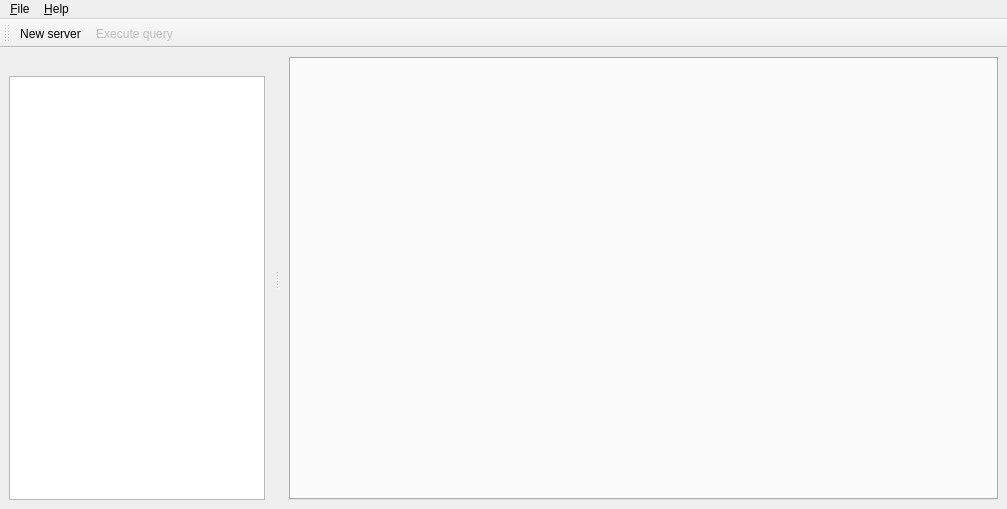
<?xml version="1.0" encoding="UTF-8"?>
<ui version="4.0">
 <class>MainWindow</class>
 <widget class="QMainWindow" name="MainWindow">
  <property name="enabled">
   <bool>true</bool>
  </property>
  <property name="geometry">
   <rect>
    <x>0</x>
    <y>0</y>
    <width>1007</width>
    <height>509</height>
   </rect>
  </property>
  <property name="windowTitle">
   <string>MainWindow</string>
  </property>
  <property name="windowIcon">
   <iconset resource="../Resources/Resources.qrc">
    <normaloff>:/img/mu-logo-100.png</normaloff>:/img/mu-logo-100.png</iconset>
  </property>
  <property name="animated">
   <bool>false</bool>
  </property>
  <widget class="QWidget" name="mp_central_widget">
   <layout class="QVBoxLayout" name="verticalLayout_2">
    <item>
     <layout class="QHBoxLayout" name="horizontalLayout">
      <item>
       <widget class="QTabWidget" name="mp_tabs">
        <property name="sizePolicy">
         <sizepolicy hsizetype="Preferred" vsizetype="Expanding">
          <horstretch>0</horstretch>
          <verstretch>0</verstretch>
         </sizepolicy>
        </property>
        <property name="tabShape">
         <enum>QTabWidget::Rounded</enum>
        </property>
        <property name="currentIndex">
         <number>-1</number>
        </property>
        <property name="tabsClosable">
         <bool>true</bool>
        </property>
        <property name="movable">
         <bool>true</bool>
        </property>
       </widget>
      </item>
     </layout>
    </item>
   </layout>
  </widget>
  <widget class="QMenuBar" name="mp_menubar">
   <property name="geometry">
    <rect>
     <x>0</x>
     <y>0</y>
     <width>1007</width>
     <height>20</height>
    </rect>
   </property>
   <widget class="QMenu" name="mp_menu_help">
    <property name="title">
     <string>&amp;Help</string>
    </property>
    <addaction name="mp_action_about"/>
    <addaction name="mp_action_about_qt"/>
   </widget>
   <widget class="QMenu" name="mp_menu_file">
    <property name="title">
     <string>&amp;File</string>
    </property>
    <addaction name="mp_action_new_server"/>
   </widget>
   <addaction name="mp_menu_file"/>
   <addaction name="mp_menu_help"/>
  </widget>
  <widget class="QToolBar" name="mp_toolbar">
   <property name="windowTitle">
    <string>toolBar</string>
   </property>
   <attribute name="toolBarArea">
    <enum>TopToolBarArea</enum>
   </attribute>
   <attribute name="toolBarBreak">
    <bool>false</bool>
   </attribute>
   <addaction name="mp_action_new_server"/>
   <addaction name="mp_action_exec_query"/>
  </widget>
  <widget class="QDockWidget" name="mp_dock_widget_servers">
   <property name="floating">
    <bool>false</bool>
   </property>
   <property name="features">
    <set>QDockWidget::DockWidgetMovable</set>
   </property>
   <attribute name="dockWidgetArea">
    <number>1</number>
   </attribute>
   <widget class="QWidget" name="mp_dock_container">
    <layout class="QVBoxLayout" name="verticalLayout">
     <item>
      <widget class="QListView" name="mp_list_servers">
       <property name="sizePolicy">
        <sizepolicy hsizetype="Minimum" vsizetype="Expanding">
         <horstretch>0</horstretch>
         <verstretch>0</verstretch>
        </sizepolicy>
       </property>
       <property name="minimumSize">
        <size>
         <width>200</width>
         <height>0</height>
        </size>
       </property>
       <property name="baseSize">
        <size>
         <width>200</width>
         <height>0</height>
        </size>
       </property>
      </widget>
     </item>
    </layout>
   </widget>
  </widget>
  <action name="mp_action_about_qt">
   <property name="text">
    <string>About &amp;Qt...</string>
   </property>
  </action>
  <action name="mp_action_new_server">
   <property name="icon">
    <iconset theme="list-add">
     <normaloff/>
    </iconset>
   </property>
   <property name="text">
    <string>&amp;New server...</string>
   </property>
   <property name="toolTip">
    <string>New server</string>
   </property>
  </action>
  <action name="mp_action_about">
   <property name="text">
    <string>&amp;About...</string>
   </property>
  </action>
  <action name="mp_action_exec_query">
   <property name="enabled">
    <bool>false</bool>
   </property>
   <property name="icon">
    <iconset theme="arrow-right">
     <normaloff/>
    </iconset>
   </property>
   <property name="text">
    <string>Execute query</string>
   </property>
   <property name="toolTip">
    <string>Execute query</string>
   </property>
   <property name="shortcut">
    <string>F5</string>
   </property>
  </action>
 </widget>
 <resources>
  <include location="../Resources/Resources.qrc"/>
 </resources>
 <connections>
  <connection>
   <sender>mp_action_about_qt</sender>
   <signal>triggered()</signal>
   <receiver>MainWindow</receiver>
   <slot>aboutQt()</slot>
   <hints>
    <hint type="sourcelabel">
     <x>-1</x>
     <y>-1</y>
    </hint>
    <hint type="destinationlabel">
     <x>496</x>
     <y>309</y>
    </hint>
   </hints>
  </connection>
  <connection>
   <sender>mp_action_new_server</sender>
   <signal>triggered()</signal>
   <receiver>MainWindow</receiver>
   <slot>addServer()</slot>
   <hints>
    <hint type="sourcelabel">
     <x>-1</x>
     <y>-1</y>
    </hint>
    <hint type="destinationlabel">
     <x>496</x>
     <y>309</y>
    </hint>
   </hints>
  </connection>
  <connection>
   <sender>mp_action_about</sender>
   <signal>triggered()</signal>
   <receiver>MainWindow</receiver>
   <slot>about()</slot>
   <hints>
    <hint type="sourcelabel">
     <x>-1</x>
     <y>-1</y>
    </hint>
    <hint type="destinationlabel">
     <x>496</x>
     <y>309</y>
    </hint>
   </hints>
  </connection>
  <connection>
   <sender>mp_list_servers</sender>
   <signal>activated(QModelIndex)</signal>
   <receiver>MainWindow</receiver>
   <slot>serverSelected(QModelIndex)</slot>
   <hints>
    <hint type="sourcelabel">
     <x>137</x>
     <y>308</y>
    </hint>
    <hint type="destinationlabel">
     <x>496</x>
     <y>309</y>
    </hint>
   </hints>
  </connection>
  <connection>
   <sender>mp_tabs</sender>
   <signal>currentChanged(int)</signal>
   <receiver>MainWindow</receiver>
   <slot>currentTabChanged(int)</slot>
   <hints>
    <hint type="sourcelabel">
     <x>627</x>
     <y>308</y>
    </hint>
    <hint type="destinationlabel">
     <x>496</x>
     <y>309</y>
    </hint>
   </hints>
  </connection>
  <connection>
   <sender>mp_tabs</sender>
   <signal>tabCloseRequested(int)</signal>
   <receiver>MainWindow</receiver>
   <slot>closeTab(int)</slot>
   <hints>
    <hint type="sourcelabel">
     <x>627</x>
     <y>308</y>
    </hint>
    <hint type="destinationlabel">
     <x>496</x>
     <y>309</y>
    </hint>
   </hints>
  </connection>
  <connection>
   <sender>mp_action_exec_query</sender>
   <signal>triggered()</signal>
   <receiver>MainWindow</receiver>
   <slot>execQuery()</slot>
   <hints>
    <hint type="sourcelabel">
     <x>-1</x>
     <y>-1</y>
    </hint>
    <hint type="destinationlabel">
     <x>496</x>
     <y>309</y>
    </hint>
   </hints>
  </connection>
 </connections>
 <slots>
  <slot>aboutQt()</slot>
  <slot>addServer()</slot>
  <slot>about()</slot>
  <slot>serverSelected(QModelIndex)</slot>
  <slot>currentTabChanged(int)</slot>
  <slot>closeTab(int)</slot>
  <slot>execQuery()</slot>
 </slots>
</ui>
